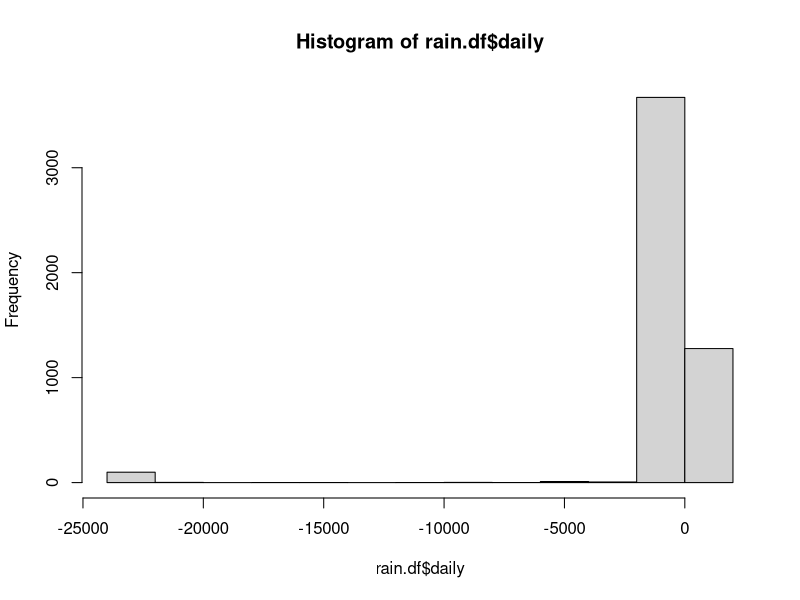
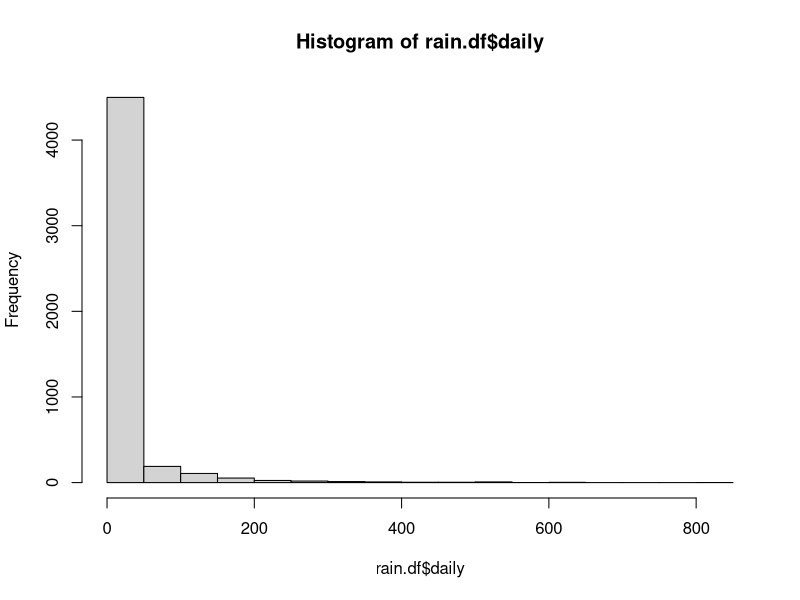

R code for these plots, in order:
## ---- chunk 1
knitr::opts_chunk$set(echo = TRUE)
## ---- chunk 2
# import data
rain.df <- read.table('rnf6080.dat')
## ---- chunk 3
# number of rows 
nrow(rain.df)
# number of columns 
ncol(rain.df)
## ---- chunk 4
#get names
names(rain.df)
## ---- chunk 5
# select 
rain.df[2,4]
## ---- chunk 6
rain.df[2,]
## ---- chunk 7
#name cols
names(rain.df) <- c("year","month","day",seq(0,23))
## ---- chunk 8
rain.df$daily = rowSums(rain.df[,4:27])
## ---- chunk 9
#create histogram 
hist(rain.df$daily)
## ---- chunk 10
# replace negative values with NA
rain.df[rain.df < 0] <- NA
# redo sum of daily rainfall
rain.df$daily = rowSums(rain.df[,4:27])
## ---- chunk 11
#draw histogram
hist(rain.df$daily)
## ---- chunk 12
x <- c("5","12","7")
max(x)
sort(x)
#sum(x)
## ---- chunk 13
y <- c("5",7,12)
# y[2] + y[3]
## ---- chunk 14
z <- data.frame(z1="5",z2=7,z3=12)
z[1,2] + z[1,3]
